Frame 1 (no input): blank canvas, image omitted
Frame 60 (no input): blank canvas, image omitted
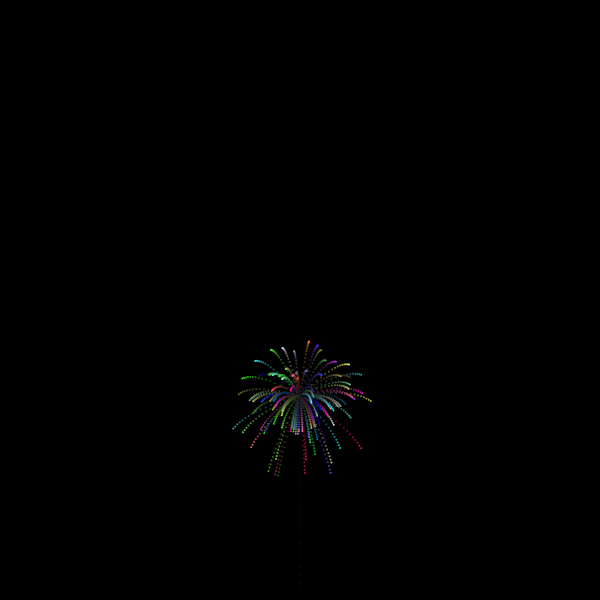
Frame 120 (the mouse pressed at the canvas centre since frame 60)

The p5.js sketch whose frames 1 and 60 were blank and that drew this single picture after the mouse press (run headless with seeded random() and noise() and a simulated clock; from frame 60 on, the mouse is pressed at the canvas centre):

// p5.js sketch
// ── sketch.js
let fireworks = [];
let gravity;

function setup() {
  createCanvas(600, 600);
  colorMode(RGB);
  gravity = createVector(0, 0.2);
  stroke(255);
  strokeWeight(4);
  background(0);
}

function draw() {
  colorMode(RGB, 255, 255, 255, 1);
  background(0, 0, 0, 0.1);
  
  for (let i = fireworks.length - 1; i >= 0; i--) {
    fireworks[i].update();
    fireworks[i].show();
    
    if (fireworks[i].done()) {
      fireworks.splice(i, 1);
    }
  }
}

function mousePressed() {
  let firework = new Firework(mouseX);
  fireworks.push(firework);
}

// Firework class
class Firework {
  constructor(x) {
    this.firework = new Particle(x, height, true);
    this.exploded = false;
    this.particles = [];
  }
  
  done() {
    if (this.exploded && this.particles.length === 0) {
      return true;
    } else {
      return false;
    }
  }

  update() {
    if (!this.exploded) {
      this.firework.applyForce(gravity);
      this.firework.update();
      
      if (this.firework.vel.y >= 0) {
        this.exploded = true;
        this.explode();
      }
    }
    
    for (let i = this.particles.length - 1; i >= 0; i--) {
      this.particles[i].applyForce(gravity);
      this.particles[i].update();
      
      if (this.particles[i].done()) {
        this.particles.splice(i, 1);
      }
    }
  }
  
  explode() {
    for (let i = 0; i < 100; i++) {
      let p = new Particle(this.firework.pos.x, this.firework.pos.y, false);
      this.particles.push(p);
    }
  }
  
  show() {
    if (!this.exploded) {
      this.firework.show();
    }
    
    for (let i = 0; i < this.particles.length; i++) {
      this.particles[i].show();
    }
  }
}

// Particle class
class Particle {
  constructor(x, y, firework) {
    this.pos = createVector(x, y);
    this.firework = firework;
    this.lifespan = 255;
    
    if (this.firework) {
      this.vel = createVector(0, random(-12, -8));
    } else {
      this.vel = p5.Vector.random2D();
      this.vel.mult(random(2, 10));
    }
    
    this.acc = createVector(0, 0);
    this.color = color(random(255), random(255), random(255));
  }
  
  done() {
    if (this.lifespan < 0) {
      return true;
    } else {
      return false;
    }
  }

  applyForce(force) {
    this.acc.add(force);
  }

  update() {
    if (!this.firework) {
      this.vel.mult(0.9);
      this.lifespan -= 4;
    }
    
    this.vel.add(this.acc);
    this.pos.add(this.vel);
    this.acc.mult(0);
  }

  show() {
    colorMode(RGB);
    
    if (!this.firework) {
      strokeWeight(2);
      stroke(this.color, this.lifespan);
    } else {
      strokeWeight(4);
      stroke(this.color);
    }
    
    point(this.pos.x, this.pos.y);
  }
}
